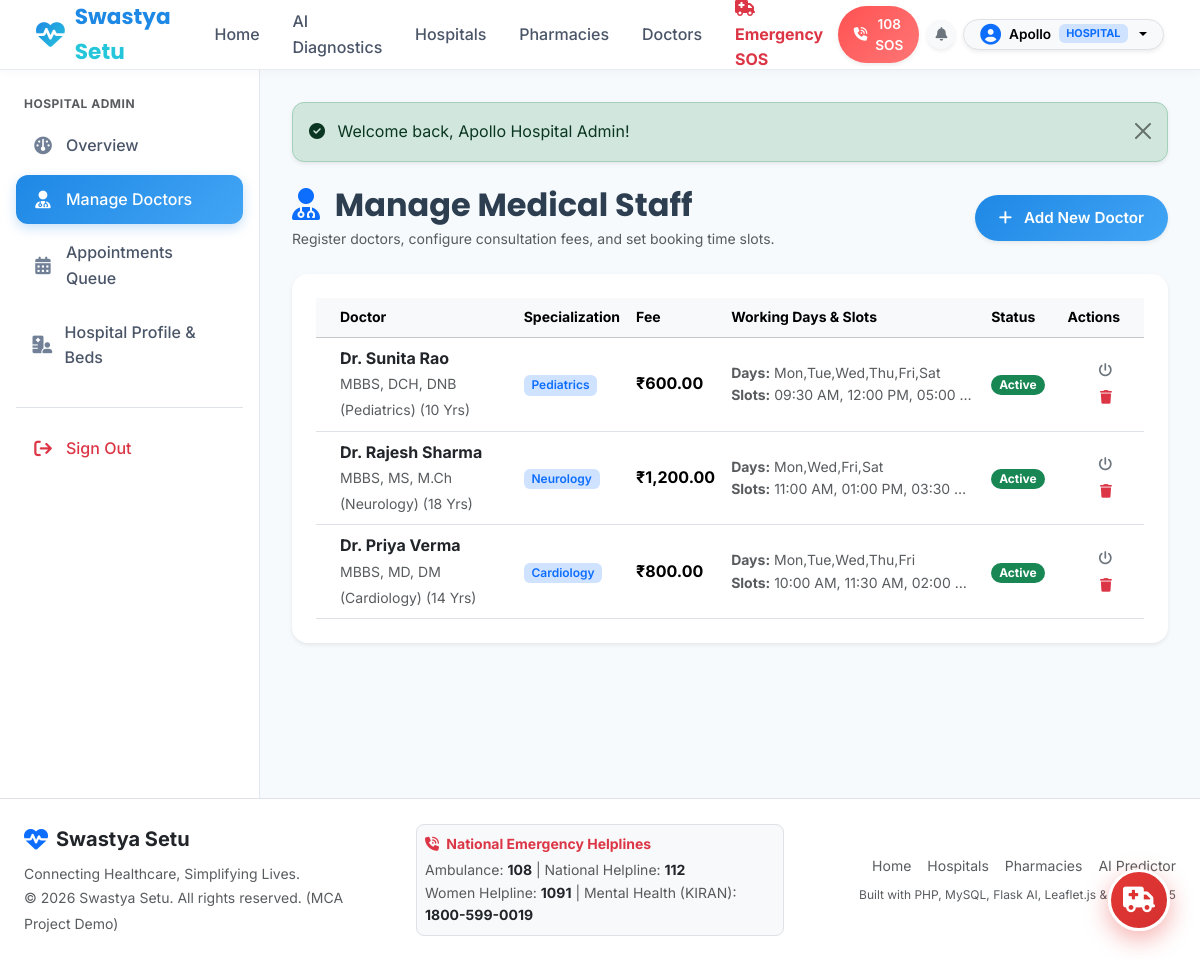
/hospital/manage_doctors.php (signed in), run on the app's committed database.
### tables this page shows
CREATE TABLE IF NOT EXISTS `doctors` (
  `id` INT AUTO_INCREMENT PRIMARY KEY,
  `hospital_id` INT NOT NULL,
  `name` VARCHAR(150) NOT NULL,
  `specialization` VARCHAR(150) NOT NULL,
  `qualification` VARCHAR(150) NOT NULL,
  `experience_years` INT NOT NULL DEFAULT 8,
  `consultation_fee` DECIMAL(10, 2) NOT NULL DEFAULT 600.00,
  `available_days` VARCHAR(100) NOT NULL DEFAULT 'Mon,Tue,Wed,Thu,Fri,Sat',
  `available_time_slots` VARCHAR(255) NOT NULL DEFAULT '09:30 AM, 11:00 AM, 02:00 PM, 04:30 PM',
  `phone` VARCHAR(20) NULL,
  `email` VARCHAR(150) NULL,
  `is_active` TINYINT(1) NOT NULL DEFAULT 1,
  `created_at` TIMESTAMP DEFAULT CURRENT_TIMESTAMP,
  CONSTRAINT fk_doctor_hosp FOREIGN KEY (`hospital_id`) REFERENCES `hospitals`(`id`) ON DELETE CASCADE
);

### hospital/manage_doctors.php (the view, shortened to what this page needs)
<?php
require_once __DIR__ . '/../includes/functions.php';
$user = currentUser();
$db = getDB();
$hospStmt = $db->prepare("SELECT * FROM hospitals WHERE user_id = ? LIMIT 1");
$hospStmt->execute([$user['id']]);
$hospital = $hospStmt->fetch();
$hospitalId = (int)$hospital['id'];
$stmt = $db->prepare("SELECT * FROM doctors WHERE hospital_id = ? ORDER BY id DESC");
$stmt->execute([$hospitalId]);
$doctors = $stmt->fetchAll();
require_once __DIR__ . '/../includes/header.php';
?>
<div class="d-flex">
    <?php require_once __DIR__ . '/../includes/sidebar.php'; ?>
    <div class="content-wrapper">
        <div class="container-fluid p-0">
            <?= displayFlash() ?>
            <div class="d-flex flex-wrap justify-content-between align-items-center gap-3 mb-4">
                <div>
                    <h2 class="fw-bold mb-1"><i class="fa-solid fa-user-doctor text-primary me-2"></i> Manage Medical Staff</h2>
                    <p class="text-muted small mb-0">Register doctors, configure consultation fees, and set booking time slots.</p>
                </div>
                <button type="button" class="btn btn-primary rounded-pill px-4 fw-semibold shadow-sm" data-bs-toggle="modal" data-bs-target="#addDoctorModal">
                    <i class="fa-solid fa-plus me-1"></i> Add New Doctor
                </button>
            </div>
            <div class="card border-0 shadow-sm rounded-4">
                <div class="card-body p-0">
                    <div class="table-responsive">
                        <table class="table table-hover align-middle mb-0">
                            <thead class="table-light small text-muted">
                                <tr>
                                    <th class="ps-4">Doctor</th>
                                    <th>Specialization</th>
                                    <th>Fee</th>
                                    <th>Working Days & Slots</th>
                                    <th>Status</th>
                                    <th class="text-end pe-4">Actions</th>
                                </tr>
                            </thead>
                            <tbody>
                                <?php foreach ($doctors as $d): ?>
                                    <tr>
                                        <td class="ps-4">
                                            <div class="fw-bold text-dark"><?= htmlspecialchars($d['name']) ?></div>
                                            <small class="text-muted"><?= htmlspecialchars($d['qualification']) ?> (<?= $d['experience_years'] ?> Yrs)</small>
                                        </td>
                                        <td>
                                            <span class="badge bg-primary-subtle text-primary fw-semibold small"><?= htmlspecialchars($d['specialization']) ?></span>
                                        </td>
                                        <td class="fw-bold"><?= formatPrice($d['consultation_fee']) ?></td>
                                        <td class="small text-muted" style="max-width: 260px;">
                                            <div><strong>Days:</strong> <?= htmlspecialchars($d['available_days']) ?></div>
                                            <div class="text-truncate"><strong>Slots:</strong> <?= htmlspecialchars($d['available_time_slots']) ?></div>
                                        </td>
                                        <td>
                                            <span class="badge <?= $d['is_active'] ? 'bg-success' : 'bg-secondary' ?> rounded-pill px-2 py-1">
                                                <?= $d['is_active'] ? 'Active' : 'Inactive' ?>
                                            </span>
                                        </td>
                                        <td class="text-end pe-4">
                                            <a href="manage_doctors.php?toggle_id=<?= $d['id'] ?>" class="btn btn-sm btn-outline-secondary rounded-pill px-2" title="Toggle Status">
                                                <i class="fa-solid fa-power-off"></i>
                                            </a>
                                            <a href="manage_doctors.php?delete_id=<?= $d['id'] ?>" class="btn btn-sm btn-outline-danger rounded-pill px-2 ms-1" onclick="return confirmAction('Delete this doctor record?')">
                                                <i class="fa-solid fa-trash"></i>
                                            </a>
                                        </td>
                                    </tr>
                                <?php endforeach; ?>
                            </tbody>
                        </table>
                    </div>
                </div>
            </div>
        </div>
    </div>
</div>
<?php require_once __DIR__ . '/../includes/footer.php'; ?>

### css/styles.css (style rules this page uses)
:root { --primary: #1E88E5; --primary-dark: #1565C0; --primary-light: #E3F2FD; --secondary: #42A5F5; --accent: #26C6DA; --accent-light: #E0F7FA; --bg: #F7FAFC; --card-bg: #FFFFFF; --text-main: #2C3E50; --text-muted: #7F8C8D; --text-light: #95A5A6; --border-color: #E2E8F0; --danger: #FF5252; --danger-light: #FFEBEE; --success: #2ECC71; --success-light: #E8F8F5; --warning: #F39C12; --warning-light: #FEF9E7; --font-heading: 'Poppins', sans-serif; --font-body: 'Inter', sans-serif; --shadow-sm: 0 2px 8px rgba(30, 136, 229, 0.06); --shadow-md: 0 8px 24px rgba(30, 136, 229, 0.1); --shadow-lg: 0 16px 36px rgba(0, 0, 0, 0.08); --shadow-glass: 0 8px 32px 0 rgba(31, 38, 135, 0.07); --radius-sm: 8px; --radius-md: 14px; --radius-lg: 20px; --radius-full: 9999px; --transition-fast: all 0.2s cubic-bezier(0.4, 0, 0.2, 1); --transition-normal: all 0.3s cubic-bezier(0.4, 0, 0.2, 1); }
* { margin: 0; padding: 0; box-sizing: border-box; }
html { scroll-behavior: smooth; }
body { font-family: var(--font-body); background-color: var(--bg); color: var(--text-main); line-height: 1.6; overflow-x: hidden; }
h1, h2, h3, h4, h5, h6 { font-family: var(--font-heading); font-weight: 600; color: var(--text-main); }
a { text-decoration: none; color: inherit; }
button, input, select, textarea { font-family: inherit; outline: none; }
.btn { display: inline-flex; align-items: center; justify-content: center; gap: 8px; padding: 0.7rem 1.4rem; font-size: 0.95rem; font-weight: 600; border-radius: var(--radius-md); border: none; cursor: pointer; transition: var(--transition-fast); }
.btn-primary { background: linear-gradient(135deg, var(--primary), var(--secondary)); color: #FFFFFF; box-shadow: 0 4px 12px rgba(30, 136, 229, 0.25); }
.btn-sm { padding: 0.4rem 0.9rem; font-size: 0.85rem; }
.card { background: var(--card-bg); border-radius: var(--radius-lg); padding: 1.5rem; border: 1px solid var(--border-color); box-shadow: var(--shadow-sm); transition: var(--transition-normal); }

### includes/header.php (style rules this page uses)
:root { --primary: #1E88E5; --primary-dark: #1565C0; --secondary: #42A5F5; --accent: #26C6DA; --bg-light: #F7FAFC; }
body { font-family: 'Inter', sans-serif; background-color: var(--bg-light); color: #2C3E50; min-height: 100vh; display: flex; flex-direction: column; }
h1, h2, h3, h4, h5, h6 { font-family: 'Poppins', sans-serif; }
.content-wrapper { flex: 1; padding: 2rem; overflow-y: auto; }

### data on the page
doctors: name "Dr. Sunita Rao", qualification "MBBS, DCH, DNB (Pediatrics)", experience_years "10", specialization "Pediatrics", consultation_fee "₹600.00", available_days "Mon,Tue,Wed,Thu,Fri,Sat", available_time_slots "09:30 AM, 12:00 PM, 05:00…", is_active "Active"
doctors: name "Dr. Rajesh Sharma", qualification "MBBS, MS, M.Ch (Neurology)", experience_years "18", specialization "Neurology", consultation_fee "₹1,200.00", available_days "Mon,Wed,Fri,Sat", available_time_slots "11:00 AM, 01:00 PM, 03:30 PM", is_active "Active"
doctors: name "Dr. Priya Verma", qualification "MBBS, MD, DM (Cardiology)", experience_years "14", specialization "Cardiology", consultation_fee "₹800.00", available_days "Mon,Tue,Wed,Thu,Fri", available_time_slots "10:00 AM, 11:30 AM, 02:00…", is_active "Active"

### other printed values
explode(' ', $user['name'])[0] "Apollo"
$user['role'] "HOSPITAL"
$f['message'] "Welcome back, Apollo Hospital Admin!"
APP_NAME "Swastya Setu"
APP_TAGLINE "Connecting Healthcare, Simplifying Lives."
